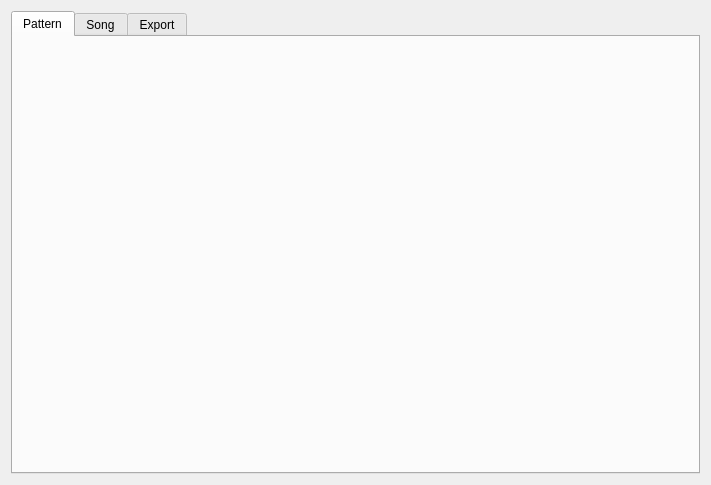
<?xml version="1.0" encoding="UTF-8"?>
<ui version="4.0">
 <class>BARWindow</class>
 <widget class="QWidget" name="BARWindow">
  <property name="geometry">
   <rect>
    <x>0</x>
    <y>0</y>
    <width>711</width>
    <height>485</height>
   </rect>
  </property>
  <property name="sizePolicy">
   <sizepolicy hsizetype="MinimumExpanding" vsizetype="MinimumExpanding">
    <horstretch>0</horstretch>
    <verstretch>0</verstretch>
   </sizepolicy>
  </property>
  <property name="windowTitle">
   <string>Rölig Tone - Dellandrebox</string>
  </property>
  <layout class="QVBoxLayout" name="verticalLayout_4">
   <item>
    <widget class="QTabWidget" name="tabGeneral">
     <property name="autoFillBackground">
      <bool>false</bool>
     </property>
     <property name="tabPosition">
      <enum>QTabWidget::North</enum>
     </property>
     <property name="currentIndex">
      <number>0</number>
     </property>
     <widget class="BARtabPattern" name="tabPattern">
      <attribute name="title">
       <string>Pattern</string>
      </attribute>
      <layout class="QVBoxLayout" name="verticalLayout_2"/>
     </widget>
     <widget class="QWidget" name="tabSong">
      <attribute name="title">
       <string>Song</string>
      </attribute>
     </widget>
     <widget class="QWidget" name="tabExport">
      <attribute name="title">
       <string>Export</string>
      </attribute>
     </widget>
    </widget>
   </item>
  </layout>
 </widget>
 <customwidgets>
  <customwidget>
   <class>BARtabPattern</class>
   <extends>QWidget</extends>
   <header>ui/bartabpattern.h</header>
   <container>1</container>
  </customwidget>
 </customwidgets>
 <resources/>
 <connections/>
</ui>
